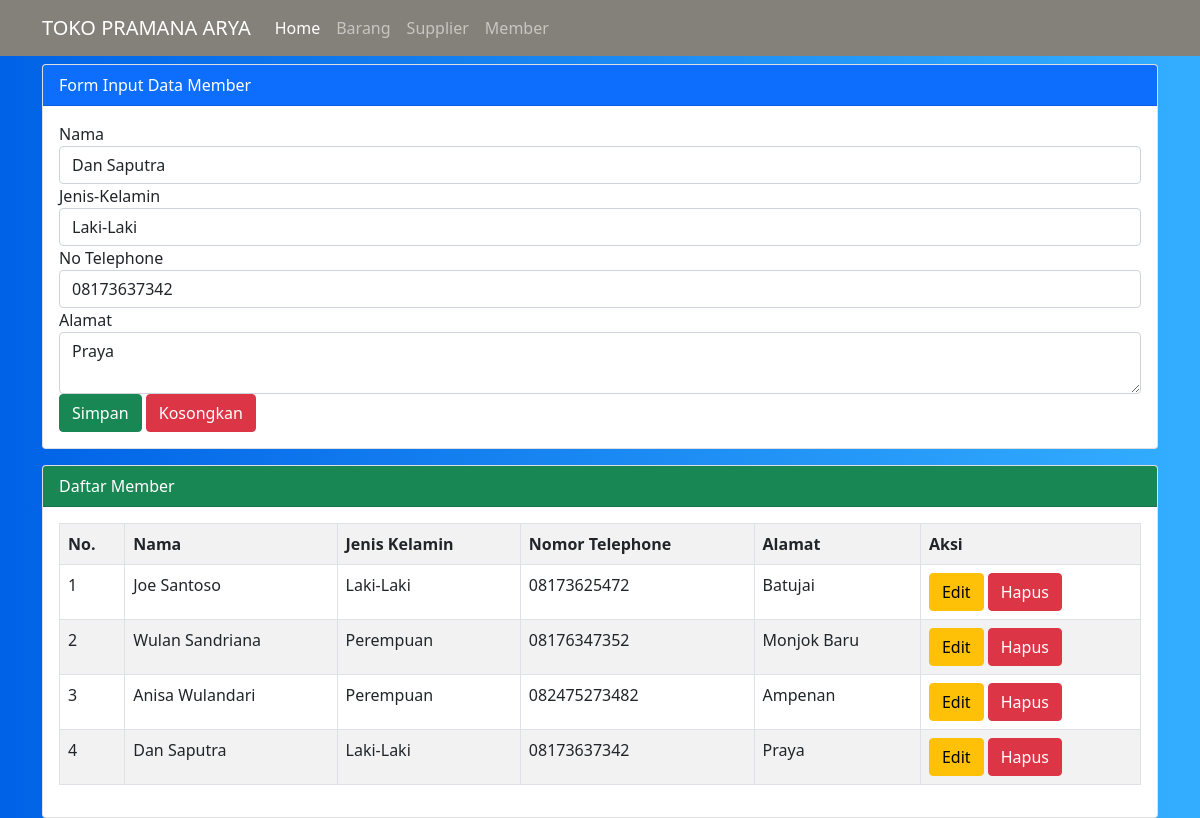
Screenshot of /member.php?hal=edit&id=12 with the database file from the repository.
### tables this page shows
CREATE TABLE `pembeli` (
  `id_pembeli` int(11) NOT NULL,
  `nama_pembeli` varchar(30) NOT NULL,
  `jk` char(9) NOT NULL,
  `no_telp` char(15) NOT NULL,
  `alamat` varchar(100) NOT NULL
);

### member.php (the view, shortened to what this page needs)
<?php
	$server = "localhost";
	$user = "root";
	$pass = "";
	$database = "uas-web";
	$koneksi = mysqli_connect($server, $user, $pass, $database)or die(mysqli_error($koneksi));
	if(isset($_GET['hal']))
	{
		if(@$_GET['hal'] == "edit")
		{
			$tampil = mysqli_query($koneksi, "SELECT * FROM pembeli WHERE id_pembeli = '$_GET[id]' ");
			$data = mysqli_fetch_array($tampil);
			if($data)
			{
				$vnama = $data['nama_pembeli'];
				$vjk = $data['jk'];
				$vtelp = $data['no_telp'];
				$valamat = $data['alamat'];
			}
		}
	}
?>
<!DOCTYPE html>
<html lang="en">
<head>
    <link href="https://cdn.jsdelivr.net/npm/bootstrap@5.0.0-beta1/dist/css/bootstrap.min.css" rel="stylesheet">
</head>
<body style="background: linear-gradient(to right, #0062E6, #33AEFF)">
    <nav class="navbar navbar-expand-lg navbar-dark fixed-top" id="mainnav" style="background-color: #84817a">
      <div class="container">
        <a class="navbar-brand" href="#">TOKO PRAMANA ARYA</a>
        <div class="collapse navbar-collapse" id="navbarNav">
          <ul class="navbar-nav ml-auto">
            <li class="nav-item">
              <a class="nav-link active" aria-current="page" href="home.php">Home</a>
            </li>
            <li class="nav-item">
              <a class="nav-link" href="barang.php">Barang</a>
            </li>
            <li class="nav-item">
              <a class="nav-link" href="supplier.php">Supplier</a>
            </li>
            <li class="nav-item">
              <a class="nav-link" href="member.php">Member</a>
            </li>
          </ul>
        </div>
      </div>
    </nav>
<br><br>
<div class="container">
	<div class="card mt-3">
	  <div class="card-header bg-primary text-white">
	    Form Input Data Member
	  </div>
	  <div class="card-body">
	    <form method="post" action="">
	    	<div class="form-group">
	    		<label>Nama</label>
	    		<input type="text" name="tnama" value="<?=@$vnama?>" class="form-control" placeholder="Input Nama member disini!" required>
	    	</div>
	    	<div class="form-group">
	    		<label>Jenis-Kelamin</label>
	    		<select class="form-control" name="tjk">
	    			<option value="<?=@$vjk?>"><?=@$vjk?></option>
	    		</select>
	    	</div>
	    	<div class="form-group">
	    		<label>No Telephone</label>
	    		<input type="text" name="ttelp" value="<?=@$vtelp?>" class="form-control" placeholder="Input No Telephone member disini!" required>
	    	</div>
	    	<div class="form-group">
	    		<label>Alamat</label>
	    		<textarea class="form-control" name="talamat"  placeholder="Input Alamat member disini!"><?=@$valamat?></textarea>
	    	</div>
	    	<button type="submit" class="btn btn-success" name="bsimpan">Simpan</button>
	    	<button type="reset" class="btn btn-danger" name="breset">Kosongkan</button>
	    </form>
	  </div>
	</div>
	<div class="card mt-3">
	  <div class="card-header bg-success text-white">
	    Daftar Member
	  </div>
	  <div class="card-body">
	    <table class="table table-bordered table-striped">
	    	<tr>
	    		<th>No.</th>
	    		<th>Nama</th>
	    		<th>Jenis Kelamin</th>
	    		<th>Nomor Telephone</th>
	    		<th>Alamat</th>
	    		<th>Aksi</th>
	    	</tr>
	    	<?php
	    		$no = 1;
	    		$tampil = mysqli_query($koneksi, "SELECT * from pembeli order by id_pembeli desc");
	    		while($data = mysqli_fetch_array($tampil)) :
	    	?>
	    	<tr>
	    		<td><?=$no++;?></td>
	    		<td><?=$data['nama_pembeli']?></td>
	    		<td><?=$data['jk']?></td>
	    		<td><?=$data['no_telp']?></td>
	    		<td><?=$data['alamat']?></td>
	    		<td>
	    			<a href="member.php?hal=edit&id=<?=$data['id_pembeli']?>" class="btn btn-warning"> Edit </a>
	    			<a href="member.php?hal=hapus&id=<?=$data['id_pembeli']?>"
	    			   onclick="return confirm('Apakah yakin ingin menghapus data ini?')" class="btn btn-danger"> Hapus </a>
	    		</td>
	    	</tr>
	    <?php endwhile;  ?>
	    </table>
	  </div>
	</div>
</div>
</body>
</html>

### rows the page displays
pembeli: tnama "Dan Saputra", tjk "Laki-Laki", ttelp "08173637342", talamat "Praya", nama_pembeli "Dan Saputra", jk "Laki-Laki", no_telp "08173637342", alamat "Praya"
pembeli: nama_pembeli "Joe Santoso", jk "Laki-Laki", no_telp "08173625472", alamat "Batujai"
pembeli: nama_pembeli "Wulan Sandriana", jk "Perempuan", no_telp "08176347352", alamat "Monjok Baru"
pembeli: nama_pembeli "Anisa Wulandari", jk "Perempuan", no_telp "082475273482", alamat "Ampenan"
